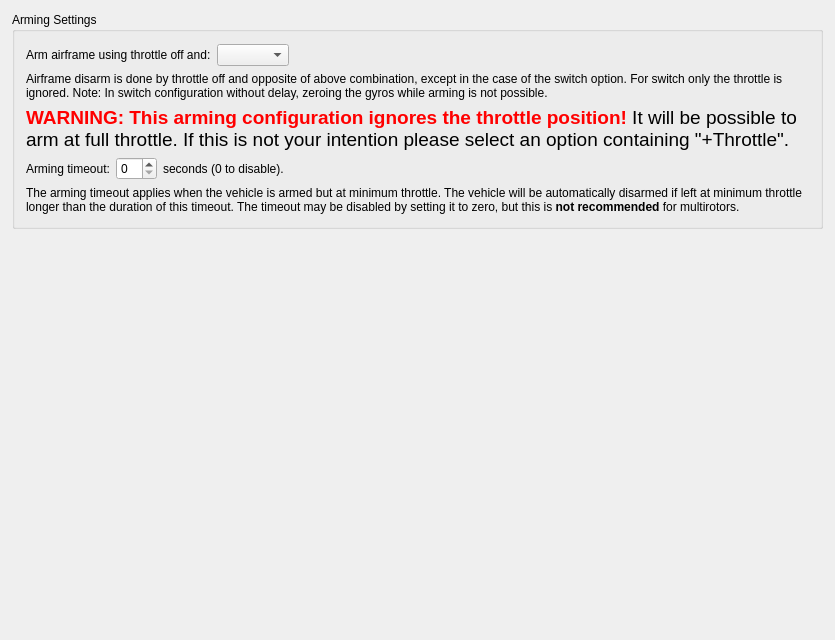
         <widget class="QWidget" name="scrollAreaWidgetContents_2">
          <property name="geometry">
           <rect>
            <x>0</x>
            <y>0</y>
            <width>835</width>
            <height>640</height>
           </rect>
          </property>
          <layout class="QVBoxLayout" name="verticalLayout_2">
           <property name="margin">
            <number>12</number>
           </property>
           <item>
            <widget class="QGroupBox" name="groupBox_6">
             <property name="title">
              <string>Arming Settings</string>
             </property>
             <layout class="QVBoxLayout" name="verticalLayout_7">
              <property name="leftMargin">
               <number>11</number>
              </property>
              <property name="topMargin">
               <number>12</number>
              </property>
              <property name="rightMargin">
               <number>12</number>
              </property>
              <property name="bottomMargin">
               <number>12</number>
              </property>
              <item>
               <layout class="QHBoxLayout" name="horizontalLayout">
                <item>
                 <widget class="QLabel" name="label_17">
                  <property name="font">
                   <font>
                    <weight>50</weight>
                    <bold>false</bold>
                   </font>
                  </property>
                  <property name="text">
                   <string>Arm airframe using throttle off and:</string>
                  </property>
                 </widget>
                </item>
                <item>
                 <widget class="QComboBox" name="armControl">
                  <property name="focusPolicy">
                   <enum>Qt::StrongFocus</enum>
                  </property>
                  <property name="toolTip">
                   <string>Indicate the control used for arming the airframe, in addition to setting the throttle to its minimum position. In other terms &quot;Throttle Off&quot;.</string>
                  </property>
                 </widget>
                </item>
                <item>
                 <spacer name="horizontalSpacer">
                  <property name="orientation">
                   <enum>Qt::Horizontal</enum>
                  </property>
                  <property name="sizeHint" stdset="0">
                   <size>
                    <width>40</width>
                    <height>20</height>
                   </size>
                  </property>
                 </spacer>
                </item>
               </layout>
              </item>
              <item>
               <widget class="QLabel" name="label_3">
                <property name="text">
                 <string>&lt;html&gt;&lt;head/&gt;&lt;body&gt;&lt;p&gt;Airframe disarm is done by throttle off and opposite of above combination, except in the case of the switch option. For switch only the throttle is ignored. Note: In switch configuration without delay, zeroing the gyros while arming is not possible.&lt;/p&gt;&lt;/body&gt;&lt;/html&gt;</string>
                </property>
                <property name="wordWrap">
                 <bool>true</bool>
                </property>
               </widget>
              </item>
              <item>
               <widget class="QLabel" name="lblThrottleCheckWarn">
                <property name="text">
                 <string>&lt;html&gt;&lt;head/&gt;&lt;body&gt;&lt;p&gt;&lt;span style=&quot; font-size:14pt; font-weight:600; color:#ff0000;&quot;&gt;WARNING: This arming configuration ignores the throttle position!&lt;/span&gt;&lt;span style=&quot; font-size:14pt;&quot;&gt; It will be possible to arm at full throttle. If this is not your intention please select an option containing &amp;quot;+Throttle&amp;quot;.&lt;/span&gt;&lt;/p&gt;&lt;/body&gt;&lt;/html&gt;</string>
                </property>
                <property name="wordWrap">
                 <bool>true</bool>
                </property>
               </widget>
              </item>
              <item>
               <layout class="QHBoxLayout" name="horizontalLayout_2">
                <item>
                 <widget class="QLabel" name="label_18">
                  <property name="text">
                   <string>Arming timeout:</string>
                  </property>
                 </widget>
                </item>
                <item>
                 <widget class="QSpinBox" name="armTimeout">
                  <property name="focusPolicy">
                   <enum>Qt::StrongFocus</enum>
                  </property>
                  <property name="toolTip">
                   <string>&lt;html&gt;&lt;head/&gt;&lt;body&gt;&lt;p&gt;After the time indicated here, the vehicle will go back to disarmed state.&lt;/p&gt;&lt;p&gt;Set to 0 to disable (recommended for soaring fixed wings).&lt;/p&gt;&lt;/body&gt;&lt;/html&gt;</string>
                  </property>
                  <property name="maximum">
                   <number>64</number>
                  </property>
                 </widget>
                </item>
                <item>
                 <widget class="QLabel" name="label_19">
                  <property name="text">
                   <string>seconds (0 to disable).</string>
                  </property>
                 </widget>
                </item>
                <item>
                 <spacer name="horizontalSpacer_2">
                  <property name="orientation">
                   <enum>Qt::Horizontal</enum>
                  </property>
                  <property name="sizeHint" stdset="0">
                   <size>
                    <width>40</width>
                    <height>20</height>
                   </size>
                  </property>
                 </spacer>
                </item>
               </layout>
              </item>
              <item>
               <widget class="QLabel" name="label_4">
                <property name="text">
                 <string>&lt;html&gt;&lt;head/&gt;&lt;body&gt;&lt;p&gt;The arming timeout applies when the vehicle is armed but at minimum throttle. The vehicle will be automatically disarmed if left at minimum throttle longer than the duration of this timeout. The timeout may be disabled by setting it to zero, but this is &lt;span style=&quot; font-weight:600;&quot;&gt;not recommended&lt;/span&gt; for multirotors.&lt;/p&gt;&lt;/body&gt;&lt;/html&gt;</string>
                </property>
                <property name="wordWrap">
                 <bool>true</bool>
                </property>
               </widget>
              </item>
             </layout>
            </widget>
           </item>
           <item>
            <spacer name="verticalSpacer">
             <property name="orientation">
              <enum>Qt::Vertical</enum>
             </property>
             <property name="sizeHint" stdset="0">
              <size>
               <width>20</width>
               <height>467</height>
              </size>
             </property>
            </spacer>
           </item>
          </layout>
         </widget>
